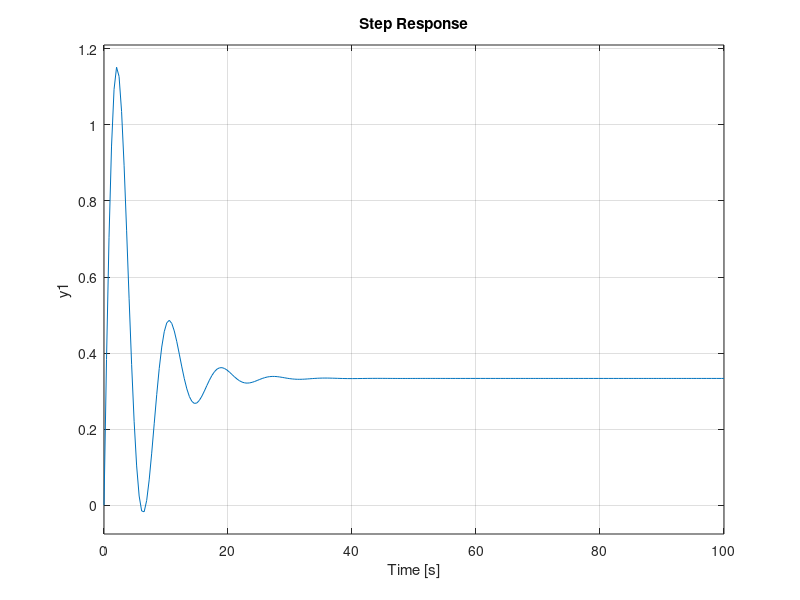

MATLAB code for this plot:
% Unidad N° 3 Ejercicio 1
close all; clear all; clc
pkg load control
s = tf('s');
FT = (5*s + 1) / (5*s^2 + 2*s + 3)

p = pole(FT)

if real(p) < 0
  disp("Sistema estable")
else
  disp("Sistema no estable")
endif

step(FT, 100)
#ramp(FT, 50)

